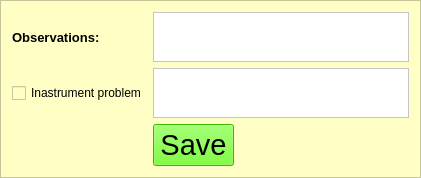
        <widget class="QFrame" name="frame_7">
         <property name="maximumSize">
          <size>
           <width>16777215</width>
           <height>180</height>
          </size>
         </property>
         <property name="styleSheet">
          <string notr="true">background-color: rgb(255, 255, 197);</string>
         </property>
         <property name="frameShape">
          <enum>QFrame::StyledPanel</enum>
         </property>
         <property name="frameShadow">
          <enum>QFrame::Raised</enum>
         </property>
         <layout class="QGridLayout" name="gridLayout_5">
          <item row="1" column="0">
           <widget class="QCheckBox" name="inst_probl_checkBox">
            <property name="text">
             <string>Inastrument problem</string>
            </property>
           </widget>
          </item>
          <item row="1" column="1" colspan="3">
           <widget class="QTextEdit" name="inst_probl_textEdit">
            <property name="maximumSize">
             <size>
              <width>16777215</width>
              <height>50</height>
             </size>
            </property>
            <property name="styleSheet">
             <string notr="true">background-color: rgb(255, 255, 255);</string>
            </property>
           </widget>
          </item>
          <item row="0" column="1" colspan="3">
           <widget class="QTextEdit" name="observations_textEdit">
            <property name="maximumSize">
             <size>
              <width>16777215</width>
              <height>50</height>
             </size>
            </property>
            <property name="styleSheet">
             <string notr="true">background-color: rgb(255, 255, 255);</string>
            </property>
           </widget>
          </item>
          <item row="0" column="0">
           <widget class="QLabel" name="label_20">
            <property name="minimumSize">
             <size>
              <width>0</width>
              <height>0</height>
             </size>
            </property>
            <property name="maximumSize">
             <size>
              <width>150</width>
              <height>16777215</height>
             </size>
            </property>
            <property name="font">
             <font>
              <pointsize>10</pointsize>
              <weight>75</weight>
              <bold>true</bold>
             </font>
            </property>
            <property name="text">
             <string>Observations:</string>
            </property>
           </widget>
          </item>
          <item row="2" column="1">
           <widget class="QPushButton" name="save_pushButton">
            <property name="maximumSize">
             <size>
              <width>100</width>
              <height>16777215</height>
             </size>
            </property>
            <property name="font">
             <font>
              <pointsize>22</pointsize>
              <weight>50</weight>
              <bold>false</bold>
             </font>
            </property>
            <property name="styleSheet">
             <string notr="true">background-color: rgb(85, 255, 0);</string>
            </property>
            <property name="text">
             <string>Save</string>
            </property>
           </widget>
          </item>
          <item row="2" column="3">
           <widget class="QLabel" name="save_label">
            <property name="text">
             <string/>
            </property>
           </widget>
          </item>
          <item row="2" column="2">
           <widget class="QLabel" name="salvar_label">
            <property name="text">
             <string/>
            </property>
           </widget>
          </item>
         </layout>
        </widget>
